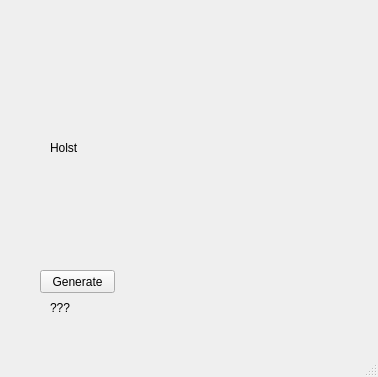
<?xml version="1.0" encoding="UTF-8"?>
<ui version="4.0">
 <class>MainWindow</class>
 <widget class="QMainWindow" name="MainWindow">
  <property name="geometry">
   <rect>
    <x>0</x>
    <y>0</y>
    <width>378</width>
    <height>377</height>
   </rect>
  </property>
  <property name="windowTitle">
   <string>MainWindow</string>
  </property>
  <widget class="QWidget" name="centralwidget">
   <widget class="QLabel" name="flag_label">
    <property name="geometry">
     <rect>
      <x>50</x>
      <y>42</y>
      <width>311</width>
      <height>211</height>
     </rect>
    </property>
    <property name="text">
     <string>Holst</string>
    </property>
   </widget>
   <widget class="QPushButton" name="btn_generate">
    <property name="geometry">
     <rect>
      <x>40</x>
      <y>270</y>
      <width>75</width>
      <height>23</height>
     </rect>
    </property>
    <property name="text">
     <string>Generate</string>
    </property>
   </widget>
   <widget class="QLabel" name="status_label">
    <property name="geometry">
     <rect>
      <x>50</x>
      <y>300</y>
      <width>271</width>
      <height>16</height>
     </rect>
    </property>
    <property name="text">
     <string>???</string>
    </property>
   </widget>
  </widget>
  <widget class="QMenuBar" name="menubar">
   <property name="geometry">
    <rect>
     <x>0</x>
     <y>0</y>
     <width>378</width>
     <height>21</height>
    </rect>
   </property>
  </widget>
  <widget class="QStatusBar" name="statusbar"/>
 </widget>
 <resources/>
 <connections/>
</ui>
